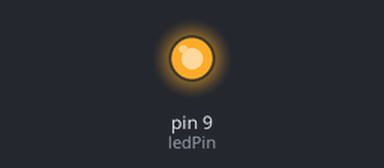
The sketch below on a simulated Arduino Uno, built with avr-gcc and run on an emulated ATmega328P. On the bench: output pins drawn as LEDs (lit = HIGH).

Above: at 0.1 s.
Timing chart, 0 to 1.6 s (numbered marks = the images above):
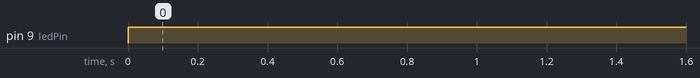

The sketch:

pwm.ino
```cpp
int ledPin=9;
void setup() {
  pinMode(ledPin,OUTPUT);
}

void loop() {
  analogWrite(ledPin,256);

}
```

Measured:
- by itself, pin 9 (ledPin): LOW → HIGH at 0.00 s
